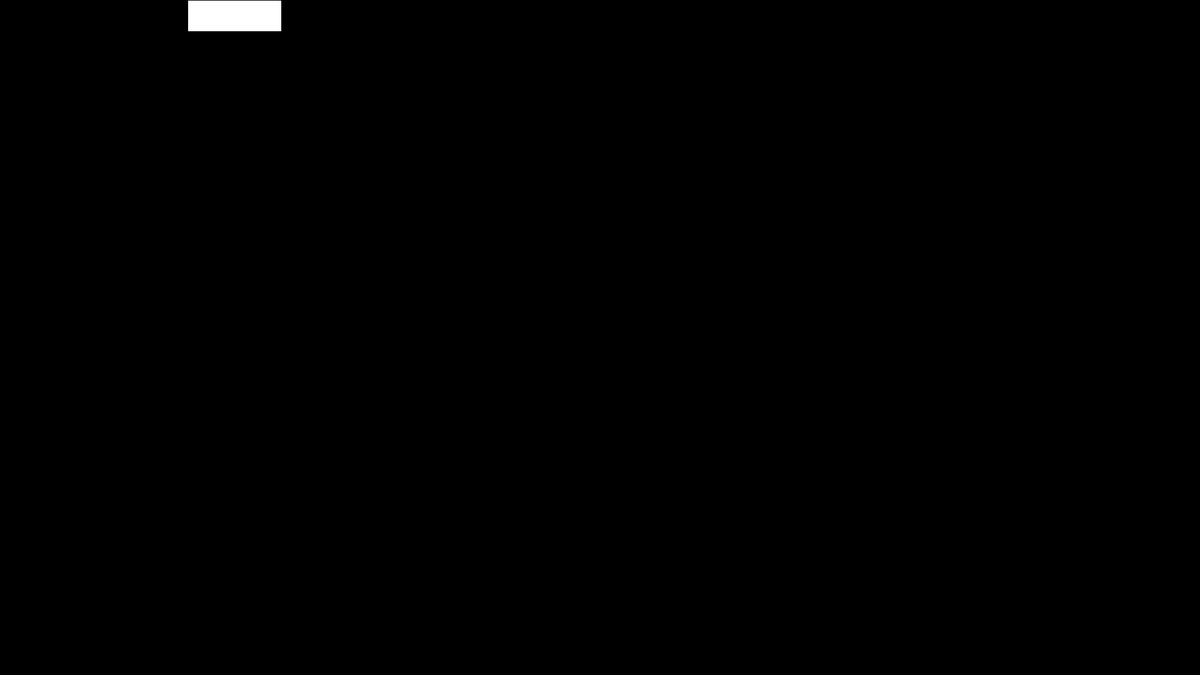
Frame 1 (no input)
Frame 60 (the mouse pressed at the canvas centre just before this capture): identical to frame 1, image omitted
Frame 120 (the mouse held since frame 60 and released just before this capture): identical to frame 1, image omitted

The Processing sketch that drew this single still picture (run headless with seeded random() and noise(); from frame 60 on, the mouse is pressed at the canvas centre):

// Processing sketch: Random_kommandoen
// ── Random_kommandoen.pde
int a = 0;
int b = 0;
int c = 0;
int d = 0;
int e = 0;
int f = 0;
int terning = (int)random(0,7);


void setup() {
    size(1920,1080);
for(int x=0;x<101;x++) //Initialiserer hvor mange slag den skal slå{
//println((int)random(0,7));
terning = (int)random(0,7);
if((int)terning==1) { //Plusser 1 til variablen a hver gang at den finder en terning som har slået 1
  a+=1;
}
if((int)terning==2) { //Plusser 1 til variablen a hver gang at den finder en terning som har slået 2
  b+=1;
}
  if((int)terning==3) { //Plusser 1 til variablen a hver gang at den finder en terning som har slået 3
    c+=1;
}
  if((int)terning==4) { //Plusser 1 til variablen a hver gang at den finder en terning som har slået 4
    d+=1;
}
  if((int)terning==5) { //Plusser 1 til variablen a hver gang at den finder en terning som har slået 5
    e+=1;
}
  if((int)terning==6) { //Plusser 1 til variablen a hver gang at den finder en terning som har slået 6
    f+=1;
    
  }
  println(a,b,c,d,e,f); //Printer alle variabler
}

void draw() {  //Initialiserer void draw så at vi kan tegne trekanterne
  background(0);


  rect(0,0,150,a*50);
  rect(150,0,150,b*50);  //Tegner rektangel for b
  rect(300,0,150,c*50);  //Tegner rektangel for c
  rect(450,0,150,d*50);  //Tegner rektangel for d
  rect(600,0,150,e*50);  //Tegner rektangel for e
  rect(750,0,150,f*50);  //Tegner rektangel for f
}
